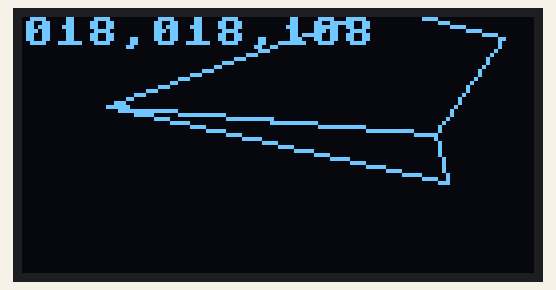
A program run on a simulated ESP32 board running MicroPython. Parts: 128×64 one-colour display. The interpreter's speed is modelled, so counts of loop turns are approximate; library files of the repository ran but are not shown: ssd1306.py.

Above: at 0.18 s.
At 0.9 s:
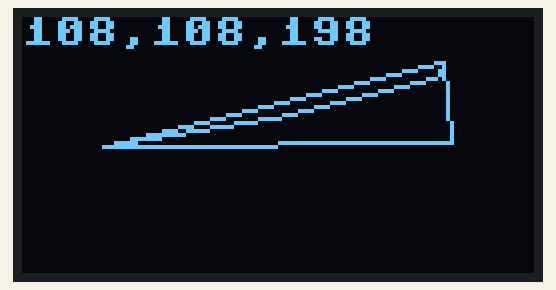
At 1.32 s:
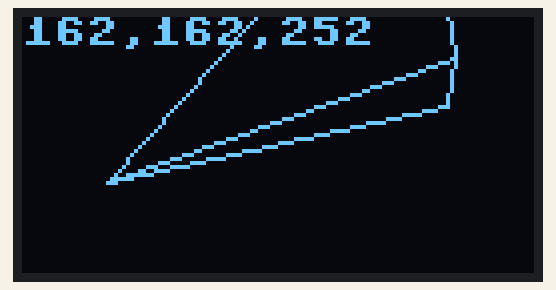
At 1.74 s:
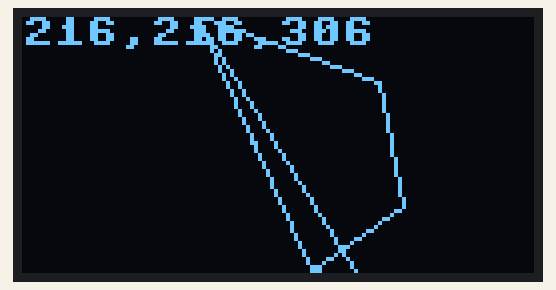
At 2.43 s:
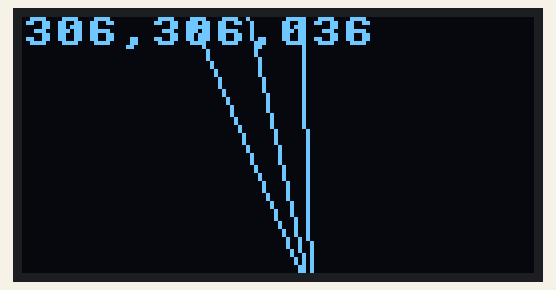
At 3.29 s:
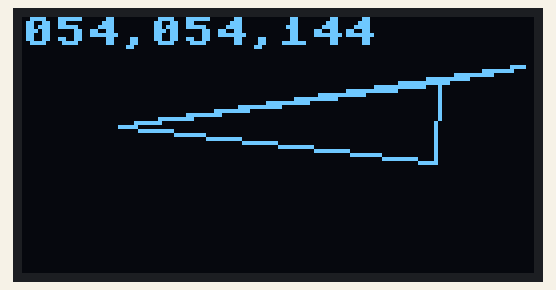

The program:

oled-polygon.py
```python
# 3D points MicroPython version with ESP32 and ssd1306 OLED

from machine import Pin, I2C
from micropython import const
from time import sleep_ms
from math import sin, cos, pi
from ssd1306 import SSD1306_I2C

# CUBE
"""
points = [
    [-20, -20, 20],
    [20, -20, 20],
    [20, 20, 20],
    [-20, 20, 20],
    [-20, -20, -20],
    [20, -20, -20],
    [20, 20, -20],
    [-20, 20, -20],
]

links = [
    [0, 1], [1, 2], [2, 3], [3, 0],
    [4, 5], [5, 6], [6, 7], [7, 4],
    [0, 4], [1, 5], [2, 6], [3, 7],
]
"""
"""
# AIRPLANE
points = [
    [-20, 0, 0],  # NOSE
    [20, 20, -5],
    [15, 0, 0],  # TAIL
    [20, -20, -5],
    [10, 0, -15],  # BOTTOM
]

links = [
    [0, 1], [0, 2], [0, 3], [0, 4],
    [1, 2], [2, 3],
    [2 ,4],
]
"""
# AIRPLANE2
points = [
    [0.0, 45.0, 0.0],  # NOSE
    [0.0, -45.0, 0.0],  # TAIL
    [5.18, -45.0, -19.32],  # TAIL R
    [-5.18, -45.0, -19.32],  # TAIL L
    [36.22, -51.88, -12.59], # WING R(TAIL)
    [-36.22, -51.88, -12.59], # WING L(TAIL)
    [42.02, -16.15, -2.81], # WING R(MID)
    [-42.02, -16.15, -2.81], # WING L(MID)
]

links = [
    [0, 1], [0, 2], [0,3], [0, 6], [0,7],
    [1, 2], [1, 3],
    [2, 4], [3, 5],
    [4, 6], [5, 7],
]

faces = [
    [0, 1, 2],
    [0, 1, 3],
    [0, 2, 4, 6],
    [0, 3, 5, 7],
]


# ESP32のI2Cピンを設定 (SCL=GPIO22, SDA=GPIO21)
X = const(64)
Y = const(32)
i2c = I2C(scl=Pin(22), sda=Pin(21))
oled = SSD1306_I2C(X * 2, Y * 2, i2c)

z_buffer = [[float('inf')] * (X * 2) for _ in range(Y * 2)]

f = []
for i in range(len(points)):
    f.append([0.0, 0.0, 0.0])

one_degree = pi / 180.0

def rotate(x, y, z, r):
    xr = x
    yr = y * cos(r) - z * sin(r)
    zr = y * sin(r) + z * cos(r)
    return xr, yr, zr

def normal(face):
    p0 = points[face[0]]
    p1 = points[face[1]]
    p2 = points[face[2]]

    u = [p1[i] - p0[i] for i in range(3)]
    v = [p2[i] - p0[i] for i in range(3)]

    n = [
        u[1]*v[2] - u[2]*v[1],
        u[2]*v[0] - u[0]*v[2],
        u[0]*v[1] - u[1]*v[0]
    ]

    return n

def is_visible(face):
    n = normal(face)
    return n[2] < 0


def draw_line_with_zbuffer(x0, y0, z0, x1, y1, z1):
    dx = abs(x1 - x0)
    dy = abs(y1 - y0)
    dz = z1 - z0
    sx = 1 if x0 < x1 else -1
    sy = 1 if y0 < y1 else -1
    err = dx - dy

    while True:
        if 0 <= x0 < X * 2 and 0 <= y0 < Y * 2:
            # 現在のZ値とバッファの値を比較
            if z0 < z_buffer[y0][x0]:
                z_buffer[y0][x0] = z0  # Zバッファの更新
                oled.pixel(x0, y0, 1)  # ピクセル描画

        if x0 == x1 and y0 == y1:
            break

        e2 = err * 2
        if e2 > -dy:
            err -= dy
            x0 += sx
        if e2 < dx:
            err += dx
            y0 += sy

        z0 += dz / max(dx, dy)  # Z値の更新

diff_roll = 6
diff_yaw = 6
diff_pitch = 6

angle_roll = 0
angle_yaw = 0
angle_pitch = 90

while True:
    angle_roll += diff_roll
    angle_yaw += diff_yaw
    angle_pitch += diff_pitch

    if angle_roll > 360:
        angle_roll -= 360

    if angle_yaw > 360:
        angle_yaw -= 360

    if angle_pitch > 360:
        angle_pitch -= 360

    for i in range(len(points)):
        r_roll  = angle_roll * one_degree  # 1 degree
        r_yaw  = angle_yaw * one_degree  # 1 degree
        r_pitch  = angle_pitch * one_degree  # 1 degree

        x0 = points[i][0]
        y0 = points[i][1]
        z0 = points[i][2]

        x1, y1, z1 = rotate(x0, y0, z0, r_roll)  # rotate X
        y2, z2, x2 = rotate(y1, z1, x1, r_yaw)  # rotate Y
        z3, x3, y3 = rotate(z2, x2, y2, r_pitch)  # rotate Z

        f[i][0] = x3 + X
        f[i][1] = y3 + Y
        f[i][2] = z3

    # Zバッファをクリア
    z_buffer = [[float('inf')] * (X * 2) for _ in range(Y * 2)]

    oled.fill(0)

    for face in faces:
        if is_visible(face):
            for i in range(len(face)):
                s = face[i]
                d = face[(i + 1) % len(face)]
                # print(s,d, f)
                draw_line_with_zbuffer(int(f[s][0]), int(f[s][1]), f[s][2], int(f[d][0]), int(f[d][1]), f[d][2])

    oled.text(f'{angle_roll:03},{angle_yaw:03},{angle_pitch:03}', 0, 0, 1)
    oled.show()  # display
    sleep_ms(1)
```

Measured:
- by itself, everything shown: repeats every 2.8 s, in 60 steps
